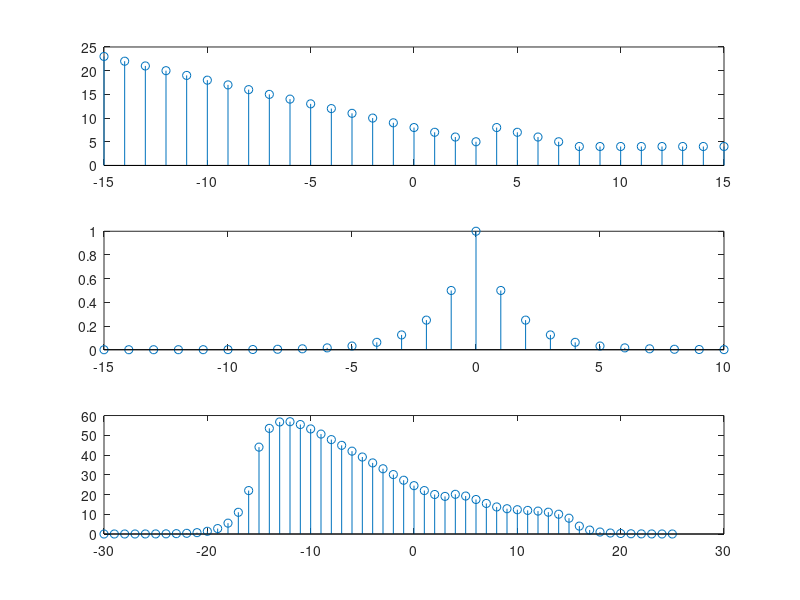
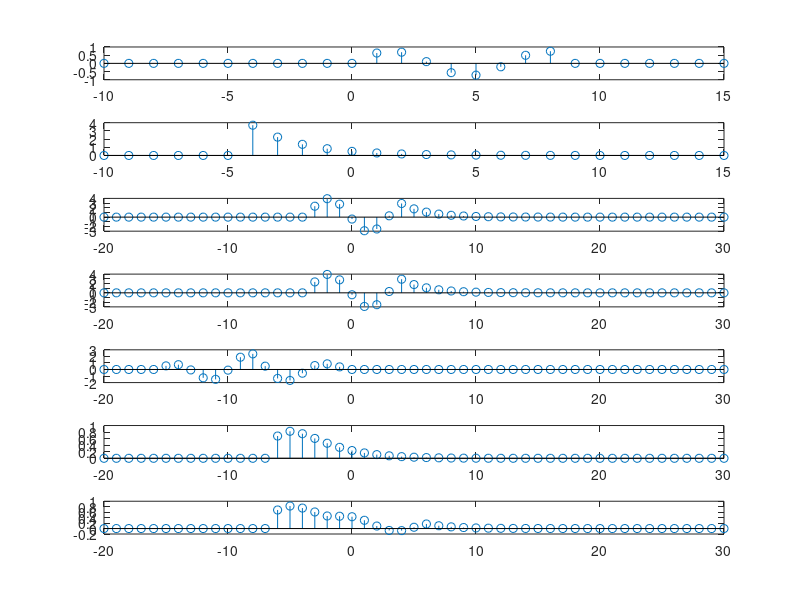

The MATLAB source for these figures, in order:
clear
grid on;
figure(1);
nx = (-15:15);
x = 4*(nx-4>=0) + (-nx+8>=0) .* (-nx +8);
subplot(3,1,1);
stem(nx,x);

nh = (-15:10);
h = (1/2) .^abs(nh);
subplot(3,1,2);
stem(nh,h);

ny = nx(1) + nh(1):nx(end)+nh(end);

y2 = conv(x,h);
subplot(3,1,3);
stem(ny, y2);

figure(2);
n = (-10:15);
timec = 2*n(1):2*n(end);

xn = 0.75 * sin(n) .* (n>0&n<=8);
subplot(7,1,1);
stem(n,xn);

yn = 0.5 * exp(-0.5*n) .* (n>-5&n<10);
subplot(7,1,2);
stem(n,yn);


z1 = conv(xn,yn);
subplot(7,1,3);
stem(timec, z1);

z2 = conv(yn,xn);
subplot(7,1,4);
stem(timec, z2);

flipped_xn = 0.75*sin(-n) .* (-n>0&-n<=8);
flipped_xn1 = 0.75*sin(-n+1) .* (-n+1>0&-n+1<=8);
subplot(7,1,5);
z3 = conv(flipped_xn, flipped_xn1);
stem(timec, z3);

yn2 = 0.5 * exp(-0.5*n-2) .* (n-2>-5&n-2<10);
z4 = conv(yn,yn2);
subplot(7,1,6);
stem(timec,z4);

z5 = conv((xn + yn),yn2);
subplot(7,1,7);
stem(timec,z5);